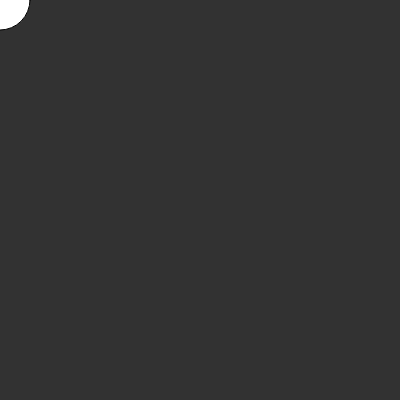
Frame 1 (no input)
Frame 60 (no input): identical to frame 1, image omitted
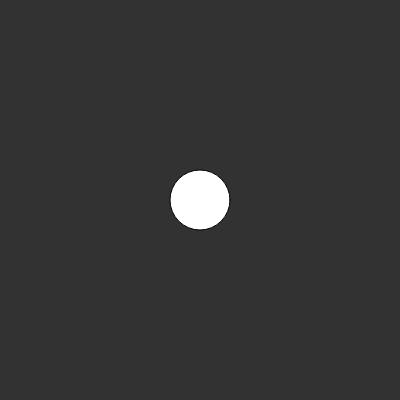
Frame 120 (the mouse pressed at the canvas centre since frame 60)

The p5.js sketch that drew these frames (run headless with seeded random() and noise() and a simulated clock; from frame 60 on, the mouse is pressed at the canvas centre):

// p5.js sketch
// ── sketch.js
function setup() {

    createCanvas(400,400);
}

function draw() {
    background(50);
    ellipse(mouseX, mouseY, 60,60);
}
